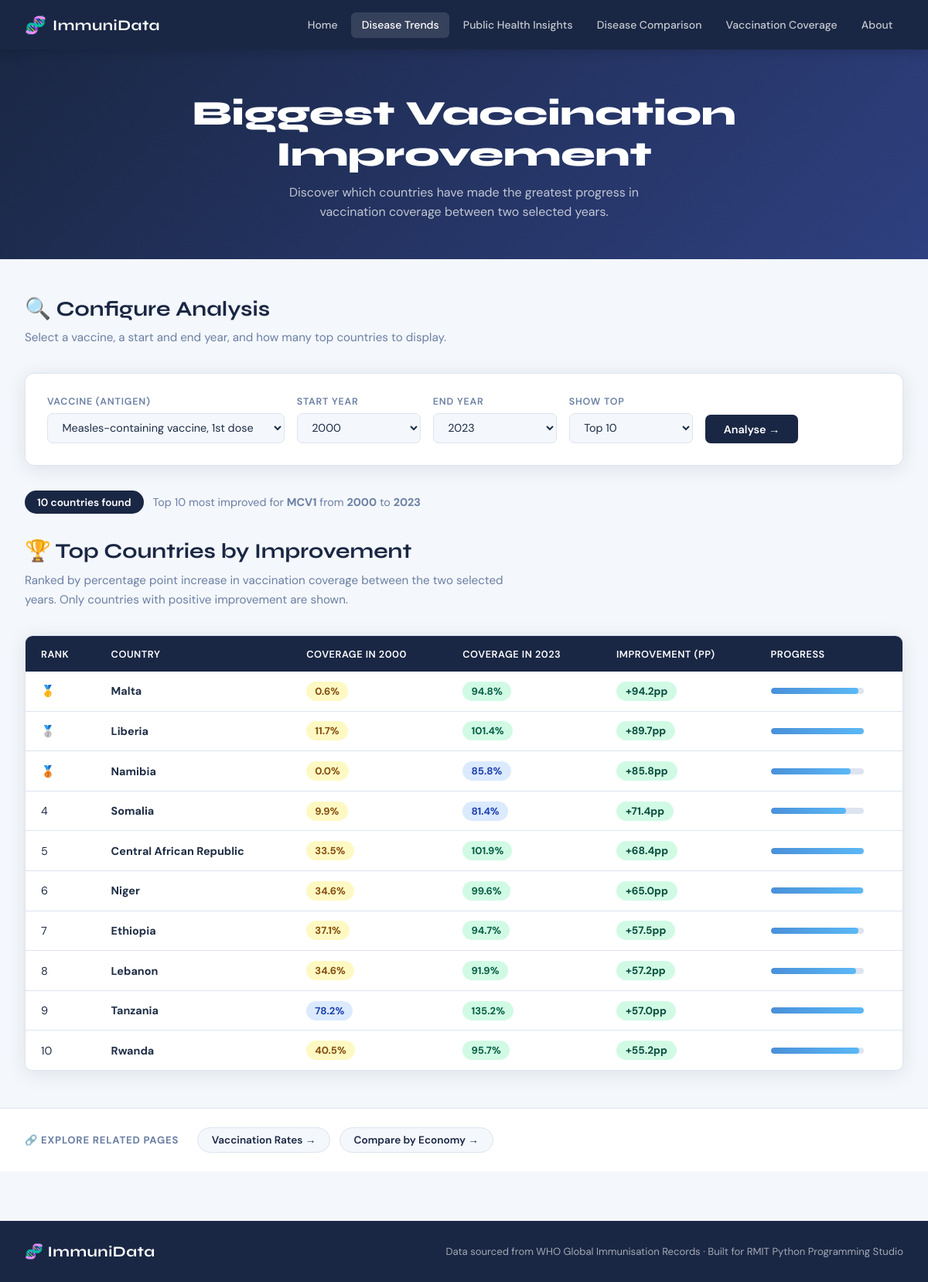
Screenshot of /biggest-improvement with the database file from the repository.
### tables this page shows
CREATE TABLE Antigen (
    AntigenID TEXT (6)  PRIMARY KEY
                        UNIQUE
                        NOT NULL,
    name      TEXT (40) NOT NULL
);

CREATE TABLE Country (
    CountryID TEXT (3)  PRIMARY KEY
                        UNIQUE
                        NOT NULL,
    name      TEXT (50) UNIQUE
                        NOT NULL,
    region    TEXT (3)  REFERENCES Region (RegionID),
    economy   INTEGER   REFERENCES Economy (economyID) 
);

### app.py (the view)
@app.route('/biggest-improvement', methods=['GET'])
def biggest_improvement():
    conn = get_db()
    cur = conn.cursor()
    cur.execute("SELECT AntigenID, name FROM Antigen ORDER BY name")
    antigens = cur.fetchall()
    cur.execute("SELECT DISTINCT year FROM Vaccination ORDER BY year ASC")
    years = [row['year'] for row in cur.fetchall()]
    sel_ant = request.args.get('antigen', 'MCV1')
    sel_sy  = request.args.get('start_year', '2000')
    sel_ey  = request.args.get('end_year', '2023')
    sel_n   = request.args.get('top_n', '10')
    try:
        top_n = max(1, min(50, int(sel_n)))
    except ValueError:
        top_n = 10
    results = []
    error_msg = None
    if int(sel_sy) >= int(sel_ey):
        error_msg = "Start year must be earlier than end year."
    else:
        cur.execute('''SELECT c.name AS country,
            v1.year AS start_year, v2.year AS end_year,
            ROUND(CAST(v1.doses AS FLOAT)/v1.target_num*100,1) AS start_pct,
            ROUND(CAST(v2.doses AS FLOAT)/v2.target_num*100,1) AS end_pct,
            ROUND((CAST(v2.doses AS FLOAT)/v2.target_num -
                   CAST(v1.doses AS FLOAT)/v1.target_num)*100,1) AS improvement
            FROM Vaccination v1
            JOIN Vaccination v2 ON v1.country=v2.country AND v1.antigen=v2.antigen
            JOIN Country c ON v1.country=c.CountryID
            WHERE v1.antigen=? AND v1.year=? AND v2.year=?
            AND v1.target_num>0 AND v2.target_num>0
            AND v1.doses!='' AND v2.doses!=''
            AND improvement>0
            ORDER BY improvement DESC LIMIT ?''',
            [sel_ant, sel_sy, sel_ey, top_n])
        results = cur.fetchall()
    conn.close()
    return render_template('biggest_improvement.html',
        antigens=antigens, years=years, sel_antigen=sel_ant,
        sel_start_year=int(sel_sy), sel_end_year=int(sel_ey),
        sel_top_n=top_n, results=results, error_msg=error_msg)

### app.py (called while the page is built)
def get_db():
    conn = sqlite3.connect(DB_PATH)
    conn.row_factory = sqlite3.Row
    return conn

### templates/biggest_improvement.html (shortened to what this page needs)
<!DOCTYPE html>
<html lang="en">
<head>
    <link rel="stylesheet" href="{{ url_for('static', filename='style.css') }}">
</head>
<body>
    <nav class="navbar">
        <div class="nav-inner">
            <div class="nav-logo">
                <span class="logo-icon">🧬</span>
                <span class="logo-text">ImmuniData</span>
            </div>
            <ul class="nav-links">
                <li><a href="/">Home</a></li>
                <li><a href="/biggest-improvement" class="active">Disease Trends</a></li>
                <li><a href="/mission">Public Health Insights</a></li>
                <li><a href="/infection-by-economy">Disease Comparison</a></li>
                <li><a href="/vaccination-rates">Vaccination Coverage</a></li>
                <li><a href="/mission">About</a></li>
            </ul>
        </div>
    </nav>
    <section class="page-header">
        <h1>Biggest Vaccination Improvement</h1>
        <p>Discover which countries have made the greatest progress in vaccination coverage between two selected years.</p>
    </section>
    <div class="page-content">
        <section>
            <h2 class="section-heading">🔍 Configure Analysis</h2>
            <p class="section-sub-text">
                Select a vaccine, a start and end year, and how many top countries to display.
            </p>
            <form class="filter-form" method="GET" action="/biggest-improvement">
                <div class="form-group">
                    <label for="antigen">Vaccine (Antigen)</label>
                    <select name="antigen" id="antigen">
                        {% for a in antigens %}
                        <option value="{{ a['AntigenID'] }}"
                            {% if a['AntigenID'] == sel_antigen %}selected{% endif %}>
                            {{ a['name'] }}
                        </option>
                        {% endfor %}
                    </select>
                </div>
                <div class="form-group">
                    <label for="start_year">Start Year</label>
                    <select name="start_year" id="start_year">
                        {% for y in years %}
                        <option value="{{ y }}"
                            {% if y == sel_start_year %}selected{% endif %}>
                            {{ y }}
                        </option>
                        {% endfor %}
                    </select>
                </div>
                <div class="form-group">
                    <label for="end_year">End Year</label>
                    <select name="end_year" id="end_year">
                        {% for y in years | reverse %}
                        <option value="{{ y }}"
                            {% if y == sel_end_year %}selected{% endif %}>
                            {{ y }}
                        </option>
                        {% endfor %}
                    </select>
                </div>
                <div class="form-group">
                    <label for="top_n">Show Top</label>
                    <select name="top_n" id="top_n">
                        {% for n in [5, 10, 15, 20, 50] %}
                        <option value="{{ n }}"
                            {% if n == sel_top_n %}selected{% endif %}>
                            Top {{ n }}
                        </option>
                        {% endfor %}
                    </select>
                </div>
                <button type="submit" class="btn-filter">Analyse →</button>
            </form>
        </section>
        {% if not error_msg %}
        <div class="results-summary">
            <span class="results-badge">
                {{ results | length }} countries found
            </span>
            <span class="results-context">
                Top {{ sel_top_n }} most improved for
                <strong>{{ sel_antigen }}</strong>
                from <strong>{{ sel_start_year }}</strong>
                to <strong>{{ sel_end_year }}</strong>
            </span>
        </div>
        <section>
            <h2 class="section-heading">🏆 Top Countries by Improvement</h2>
            <p class="section-sub-text">
                Ranked by percentage point increase in vaccination coverage between the two selected years.
                Only countries with positive improvement are shown.
            </p>
            {% if results %}
            <div class="table-wrap">
                <table>
                    <thead>
                        <tr>
                            <th>Rank</th>
                            <th>Country</th>
                            <th>Coverage in {{ sel_start_year }}</th>
                            <th>Coverage in {{ sel_end_year }}</th>
                            <th>Improvement (pp)</th>
                            <th>Progress</th>
                        </tr>
                    </thead>
                    <tbody>
                        {% for row in results %}
                        <tr>
                            <td>
                                {% if loop.index == 1 %}🥇
                                {% elif loop.index == 2 %}🥈
                                {% elif loop.index == 3 %}🥉
                                {% else %}{{ loop.index }}{% endif %}
                            </td>
                            <td><strong>{{ row['country'] }}</strong></td>
                            <td>
                                <span class="pct-badge
                                    {% if row['start_pct'] >= 90 %}pct-green
                                    {% elif row['start_pct'] >= 50 %}pct-blue
                                    {% else %}pct-yellow{% endif %}">
                                    {{ row['start_pct'] }}%
                                </span>
                            </td>
                            <td>
                                <span class="pct-badge
                                    {% if row['end_pct'] >= 90 %}pct-green
                                    {% elif row['end_pct'] >= 50 %}pct-blue
                                    {% else %}pct-yellow{% endif %}">
                                    {{ row['end_pct'] }}%
                                </span>
                            </td>
                            <td>
                                <span class="improvement-badge
                                    {% if row['improvement'] >= 50 %}impr-high
                                    {% elif row['improvement'] >= 20 %}impr-mid
                                    {% else %}impr-low{% endif %}">
                                    +{{ row['improvement'] }}pp
                                </span>
                            </td>
                            <td>
                                <div class="progress-wrap">
                                    <div class="progress-bar"
                                         style="width: {{ [row['end_pct'], 100] | min }}%">
                                    </div>
                                </div>
                            </td>
                        </tr>
                        {% endfor %}
                    </tbody>
                </table>
            </div>
            {% else %}
            <div class="empty-state">
                <div class="empty-icon">📊</div>
                <p>No improvement data found for the selected filters.</p>
                <p class="empty-hint">Try a wider year range or a different antigen.</p>
            </div>
            {% endif %}
        </section>
        {% endif %}
    </div>
    <section class="related-section">
        <div class="related-inner">
            <span class="related-label">🔗 Explore Related Pages</span>
            <div class="related-links">
                <a href="/vaccination-rates" class="related-btn">Vaccination Rates →</a>
                <a href="/infection-by-economy" class="related-btn">Compare by Economy →</a>
            </div>
        </div>
    </section>
    <footer class="footer">
        <div class="footer-inner">
            <span class="logo-text">🧬 ImmuniData</span>
            <p>Data sourced from WHO Global Immunisation Records · Built for RMIT Python Programming Studio</p>
        </div>
    </footer>
</body>
</html>

### rows the page displays
Antigen: AntigenID "MCV1"
Country: country "Malta", start_pct "0.6", end_pct "94.8", improvement "94.2"
Country: country "Liberia", start_pct "11.7", end_pct "101.4", improvement "89.7", {{ [row['end_pct'], 100] | min }} 100 (drawn)
Country: country "Namibia", start_pct "0.0", end_pct "85.8", improvement "85.8"
Country: country "Somalia", start_pct "9.9", end_pct "81.4", improvement "71.4"
Country: country "Central African Republic", start_pct "33.5", end_pct "101.9", improvement "68.4", {{ [row['end_pct'], 100] | min }} 100 (drawn)
Country: country "Niger", start_pct "34.6", end_pct "99.6", improvement "65.0"
Country: country "Ethiopia", start_pct "37.1", end_pct "94.7", improvement "57.5"
Country: country "Lebanon", start_pct "34.6", end_pct "91.9", improvement "57.2"
Country: country "Tanzania", start_pct "78.2", end_pct "135.2", improvement "57.0", {{ [row['end_pct'], 100] | min }} 100 (drawn)
Country: country "Rwanda", start_pct "40.5", end_pct "95.7", improvement "55.2"

### other values shown
{{ results | length }} "10"
{{ sel_top_n }} "10"
{{ sel_start_year }} "2000"
{{ sel_end_year }} "2023"
form field antigen "Measles-containing vaccine, 1st dose"
form field start_year "2000"
form field end_year "2023"
